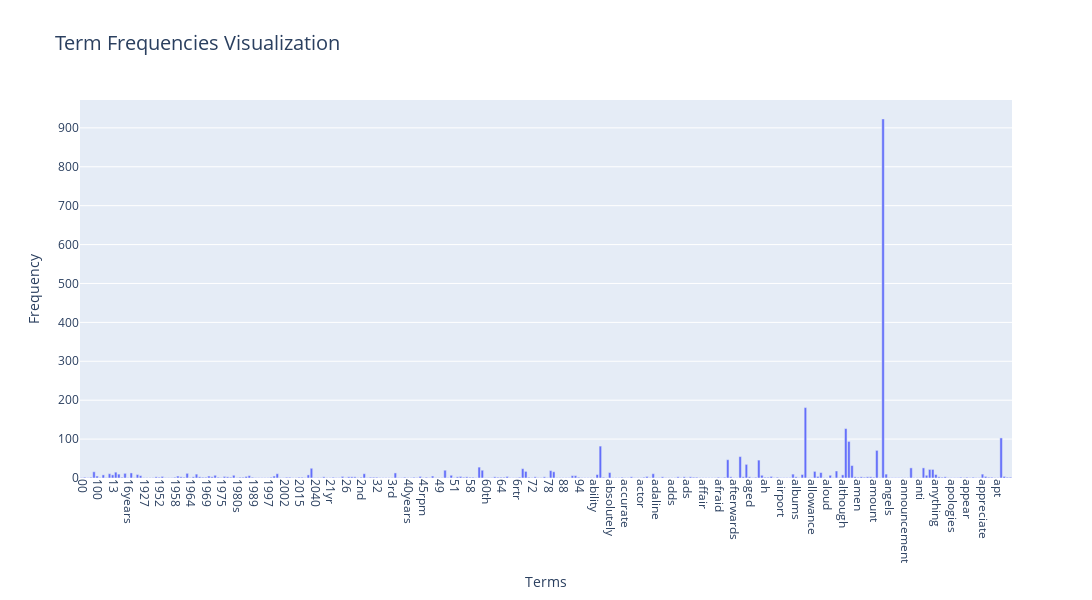

The cell this chart's notebook holds for it:
### Code cell
# Answer here
import plotly.express as px

# Sample data setup (replace with your actual data)
terms = count_vect.get_feature_names_out()[:300]  # First 300 terms
frequencies = term_frequencies[:300]  # Corresponding term frequencies

# Create a Plotly bar chart
fig = px.bar(x=terms, y=frequencies, labels={'x': 'Terms', 'y': 'Frequency'},
             title="Term Frequencies Visualization")

# Customize layout for better readability
fig.update_layout(
    xaxis=dict(tickangle=90),  # Rotate x-axis labels
    height=600, width=1400,    # Adjust figure size
    title_font_size=20
)

# Show the interactive plot
fig.show()

### Figure 1 — Plotly figure (JSON) as saved in the notebook; plotly's stock layout.template omitted (floating-point values rounded to 4 significant figures; data arrays with more than 128 entries replaced by an {"elided": "..."} marker saying what was removed)
{"data": [{"alignmentgroup": "True", "hovertemplate": "Terms=%{x}<br>Frequency=%{y}<extra></extra>", "legendgroup": "", "marker": {"color": "#636efa", "pattern": {"shape": ""}}, "name": "", "offsetgroup": "", "orientation": "v", "showlegend": false, "textposition": "auto", "type": "bar", "x": {"elided": "300 str values"}, "xaxis": "x", "y": {"elided": "300 int values"}, "yaxis": "y"}], "layout": {"barmode": "relative", "height": 600, "legend": {"tracegroupgap": 0}, "title": {"font": {"size": 20}, "text": "Term Frequencies Visualization"}, "width": 1400, "xaxis": {"anchor": "y", "domain": [0, 1], "tickangle": 90, "title": {"text": "Terms"}}, "yaxis": {"anchor": "x", "domain": [0, 1], "title": {"text": "Frequency"}}}}
